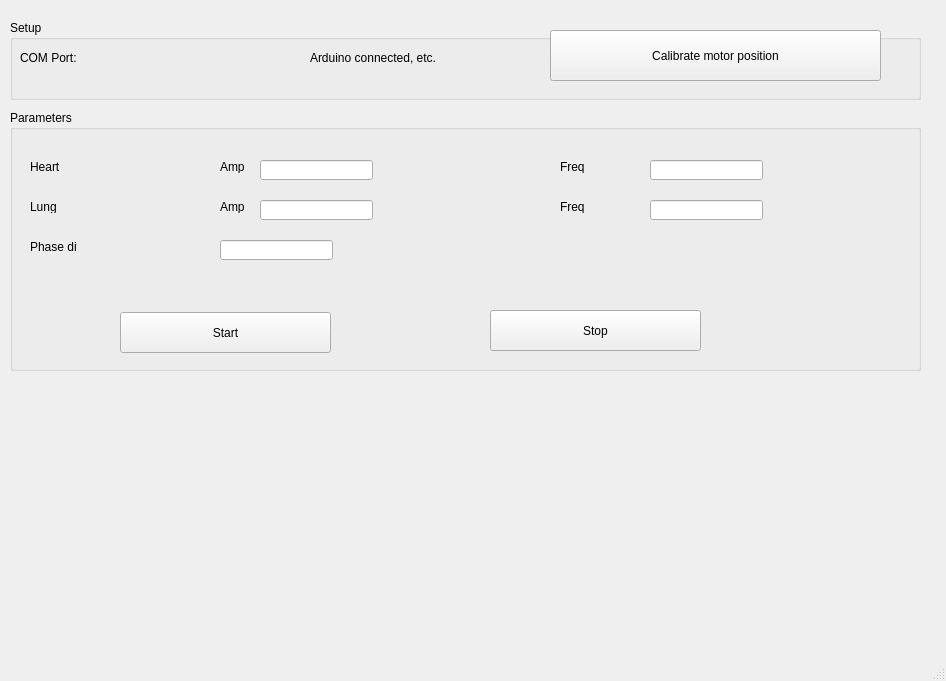
<?xml version="1.0" encoding="UTF-8"?>
<ui version="4.0">
 <class>MainWindow</class>
 <widget class="QMainWindow" name="MainWindow">
  <property name="geometry">
   <rect>
    <x>0</x>
    <y>0</y>
    <width>946</width>
    <height>681</height>
   </rect>
  </property>
  <property name="windowTitle">
   <string>MainWindow</string>
  </property>
  <widget class="QWidget" name="centralwidget">
   <widget class="QGroupBox" name="groupBox">
    <property name="geometry">
     <rect>
      <x>10</x>
      <y>20</y>
      <width>911</width>
      <height>80</height>
     </rect>
    </property>
    <property name="title">
     <string>Setup</string>
    </property>
    <widget class="QPushButton" name="Calibrate_pushButton">
     <property name="geometry">
      <rect>
       <x>540</x>
       <y>10</y>
       <width>331</width>
       <height>51</height>
      </rect>
     </property>
     <property name="text">
      <string>Calibrate motor position</string>
     </property>
    </widget>
    <widget class="QLabel" name="COM_Port_label">
     <property name="geometry">
      <rect>
       <x>10</x>
       <y>30</y>
       <width>71</width>
       <height>16</height>
      </rect>
     </property>
     <property name="text">
      <string>COM Port:</string>
     </property>
    </widget>
    <widget class="QLabel" name="label">
     <property name="geometry">
      <rect>
       <x>300</x>
       <y>30</y>
       <width>171</width>
       <height>16</height>
      </rect>
     </property>
     <property name="text">
      <string>Arduino connected, etc.</string>
     </property>
    </widget>
   </widget>
   <widget class="QGroupBox" name="groupBox_2">
    <property name="geometry">
     <rect>
      <x>10</x>
      <y>110</y>
      <width>911</width>
      <height>261</height>
     </rect>
    </property>
    <property name="title">
     <string>Parameters</string>
    </property>
    <widget class="QLineEdit" name="Heart_Freq_lineEdit">
     <property name="geometry">
      <rect>
       <x>640</x>
       <y>50</y>
       <width>113</width>
       <height>20</height>
      </rect>
     </property>
    </widget>
    <widget class="QLineEdit" name="Lung_Freq_lineEdit">
     <property name="geometry">
      <rect>
       <x>640</x>
       <y>90</y>
       <width>113</width>
       <height>20</height>
      </rect>
     </property>
    </widget>
    <widget class="QLineEdit" name="Phase_diff_lineEdit">
     <property name="geometry">
      <rect>
       <x>210</x>
       <y>130</y>
       <width>113</width>
       <height>20</height>
      </rect>
     </property>
    </widget>
    <widget class="QLabel" name="label_3">
     <property name="geometry">
      <rect>
       <x>210</x>
       <y>50</y>
       <width>47</width>
       <height>13</height>
      </rect>
     </property>
     <property name="text">
      <string>Amp</string>
     </property>
    </widget>
    <widget class="QLabel" name="label_4">
     <property name="geometry">
      <rect>
       <x>210</x>
       <y>90</y>
       <width>47</width>
       <height>13</height>
      </rect>
     </property>
     <property name="text">
      <string>Amp</string>
     </property>
    </widget>
    <widget class="QLabel" name="label_5">
     <property name="geometry">
      <rect>
       <x>550</x>
       <y>50</y>
       <width>47</width>
       <height>13</height>
      </rect>
     </property>
     <property name="text">
      <string>Freq</string>
     </property>
    </widget>
    <widget class="QLabel" name="label_6">
     <property name="geometry">
      <rect>
       <x>550</x>
       <y>90</y>
       <width>47</width>
       <height>13</height>
      </rect>
     </property>
     <property name="text">
      <string>Freq</string>
     </property>
    </widget>
    <widget class="QLabel" name="label_7">
     <property name="geometry">
      <rect>
       <x>20</x>
       <y>50</y>
       <width>47</width>
       <height>13</height>
      </rect>
     </property>
     <property name="text">
      <string>Heart</string>
     </property>
    </widget>
    <widget class="QLabel" name="label_8">
     <property name="geometry">
      <rect>
       <x>20</x>
       <y>90</y>
       <width>47</width>
       <height>13</height>
      </rect>
     </property>
     <property name="text">
      <string>Lung</string>
     </property>
    </widget>
    <widget class="QLabel" name="label_9">
     <property name="geometry">
      <rect>
       <x>20</x>
       <y>130</y>
       <width>47</width>
       <height>13</height>
      </rect>
     </property>
     <property name="text">
      <string>Phase diff</string>
     </property>
    </widget>
    <widget class="QPushButton" name="Start_pushButton">
     <property name="geometry">
      <rect>
       <x>110</x>
       <y>202</y>
       <width>211</width>
       <height>41</height>
      </rect>
     </property>
     <property name="text">
      <string>Start</string>
     </property>
    </widget>
    <widget class="QPushButton" name="Stop_pushButton">
     <property name="geometry">
      <rect>
       <x>480</x>
       <y>200</y>
       <width>211</width>
       <height>41</height>
      </rect>
     </property>
     <property name="text">
      <string>Stop</string>
     </property>
    </widget>
    <widget class="QLineEdit" name="Heart_Amp_lineEdit">
     <property name="geometry">
      <rect>
       <x>250</x>
       <y>50</y>
       <width>113</width>
       <height>20</height>
      </rect>
     </property>
    </widget>
    <widget class="QLineEdit" name="Lung_Amp_lineEdit">
     <property name="geometry">
      <rect>
       <x>250</x>
       <y>90</y>
       <width>113</width>
       <height>20</height>
      </rect>
     </property>
    </widget>
   </widget>
  </widget>
  <widget class="QMenuBar" name="menubar">
   <property name="geometry">
    <rect>
     <x>0</x>
     <y>0</y>
     <width>946</width>
     <height>21</height>
    </rect>
   </property>
  </widget>
  <widget class="QStatusBar" name="statusbar"/>
 </widget>
 <resources/>
 <connections/>
</ui>
